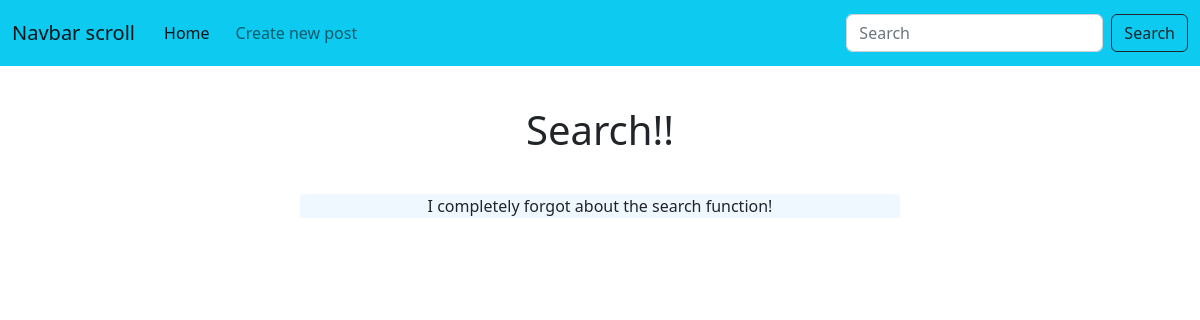
The app's page /post/4 with its own data.
### tables this page shows
CREATE TABLE posts (id INTEGER PRIMARY KEY AUTOINCREMENT, title TEXT, content TEXT);

### app.py (the view)
@app.route('/post/<int:post_id>')
def post(post_id):
    posts = db.get_posts()
    post = ""
    for i in posts:
        if post_id == i[0]:
            post = i
    if not post:
        return render_template('404.html', message=f'A post with id {post_id} was not found.')
    return render_template('post.html', post=post)

### utils/db.py (called while the page is built)
def get_posts():
    conn = sqlite3.connect('database.db')
    conn.row_factory = sqlite3.Row
    cur = conn.cursor()
    cur.execute("SELECT * FROM posts")
    posts = list(cur.fetchall())
    return posts

### templates/post.html
{% extends 'base.html' %}
{% block content %}
<h1>{{ post['title'] }}</h1>
<div class="container posts">
<p>{{ post['content'] }}</p>
</div>
{% endblock %}

### static/css/main.css (style rules this page uses)
h1, h2, p { text-align: center; margin-top: 40px; }
.posts { background-color: aliceblue; max-width: 50%; border-radius: 2%; }

### records on screen
posts: title "Search!!", content "I completely forgot about the search function!"
